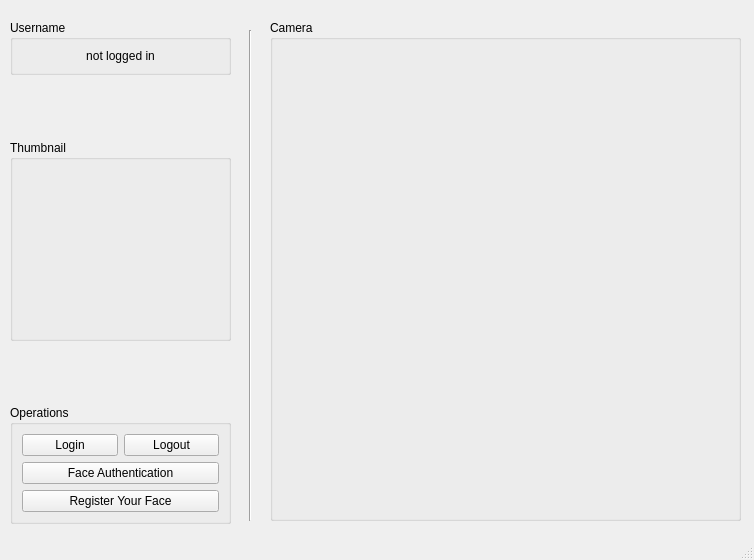
<?xml version="1.0" encoding="UTF-8"?>
<ui version="4.0">
 <class>AuthMainWindow</class>
 <widget class="QMainWindow" name="AuthMainWindow">
  <property name="geometry">
   <rect>
    <x>0</x>
    <y>0</y>
    <width>754</width>
    <height>560</height>
   </rect>
  </property>
  <property name="windowTitle">
   <string>Face Authenticator</string>
  </property>
  <widget class="QWidget" name="centralwidget">
   <widget class="Line" name="line">
    <property name="geometry">
     <rect>
      <x>240</x>
      <y>30</y>
      <width>20</width>
      <height>491</height>
     </rect>
    </property>
    <property name="orientation">
     <enum>Qt::Vertical</enum>
    </property>
   </widget>
   <widget class="QGroupBox" name="groupBox">
    <property name="geometry">
     <rect>
      <x>270</x>
      <y>20</y>
      <width>471</width>
      <height>501</height>
     </rect>
    </property>
    <property name="title">
     <string>Camera</string>
    </property>
    <layout class="QGridLayout" name="gridLayout_3">
     <item row="1" column="0">
      <widget class="QLabel" name="cam_label">
       <property name="text">
        <string/>
       </property>
       <property name="alignment">
        <set>Qt::AlignCenter</set>
       </property>
       <property name="margin">
        <number>1</number>
       </property>
      </widget>
     </item>
    </layout>
   </widget>
   <widget class="QWidget" name="layoutWidget">
    <property name="geometry">
     <rect>
      <x>10</x>
      <y>20</y>
      <width>221</width>
      <height>504</height>
     </rect>
    </property>
    <layout class="QVBoxLayout" name="verticalLayout_4">
     <property name="sizeConstraint">
      <enum>QLayout::SetDefaultConstraint</enum>
     </property>
     <item>
      <widget class="QGroupBox" name="groupBox_4">
       <property name="title">
        <string>Username</string>
       </property>
       <layout class="QGridLayout" name="gridLayout_5">
        <item row="0" column="0">
         <widget class="QLabel" name="username_label_5">
          <property name="text">
           <string>not logged in</string>
          </property>
          <property name="alignment">
           <set>Qt::AlignCenter</set>
          </property>
          <property name="margin">
           <number>1</number>
          </property>
         </widget>
        </item>
       </layout>
      </widget>
     </item>
     <item>
      <spacer name="verticalSpacer">
       <property name="orientation">
        <enum>Qt::Vertical</enum>
       </property>
       <property name="sizeType">
        <enum>QSizePolicy::MinimumExpanding</enum>
       </property>
       <property name="sizeHint" stdset="0">
        <size>
         <width>20</width>
         <height>40</height>
        </size>
       </property>
      </spacer>
     </item>
     <item>
      <widget class="QGroupBox" name="groupBox_3">
       <property name="title">
        <string>Thumbnail</string>
       </property>
       <layout class="QGridLayout" name="gridLayout_4">
        <item row="0" column="0">
         <widget class="QLabel" name="thumbnail_label_2">
          <property name="minimumSize">
           <size>
            <width>160</width>
            <height>160</height>
           </size>
          </property>
          <property name="text">
           <string/>
          </property>
          <property name="alignment">
           <set>Qt::AlignCenter</set>
          </property>
          <property name="margin">
           <number>1</number>
          </property>
         </widget>
        </item>
       </layout>
      </widget>
     </item>
     <item>
      <spacer name="verticalSpacer_2">
       <property name="orientation">
        <enum>Qt::Vertical</enum>
       </property>
       <property name="sizeType">
        <enum>QSizePolicy::MinimumExpanding</enum>
       </property>
       <property name="sizeHint" stdset="0">
        <size>
         <width>20</width>
         <height>40</height>
        </size>
       </property>
      </spacer>
     </item>
     <item>
      <widget class="QGroupBox" name="groupBox_2">
       <property name="title">
        <string>Operations</string>
       </property>
       <layout class="QGridLayout" name="gridLayout_2">
        <item row="0" column="0">
         <layout class="QGridLayout" name="gridLayout">
          <item row="2" column="0" colspan="2">
           <widget class="QPushButton" name="registerFace_pushButton">
            <property name="text">
             <string>Register Your Face</string>
            </property>
           </widget>
          </item>
          <item row="0" column="1">
           <widget class="QPushButton" name="logout_pushButton">
            <property name="text">
             <string>Logout</string>
            </property>
           </widget>
          </item>
          <item row="1" column="0" colspan="2">
           <widget class="QPushButton" name="faceAuthenticate_pushButton">
            <property name="text">
             <string>Face Authentication</string>
            </property>
           </widget>
          </item>
          <item row="0" column="0">
           <widget class="QPushButton" name="login_pushButton">
            <property name="text">
             <string>Login</string>
            </property>
           </widget>
          </item>
         </layout>
        </item>
       </layout>
      </widget>
     </item>
    </layout>
   </widget>
  </widget>
  <widget class="QStatusBar" name="statusbar"/>
 </widget>
 <resources/>
 <connections/>
</ui>
